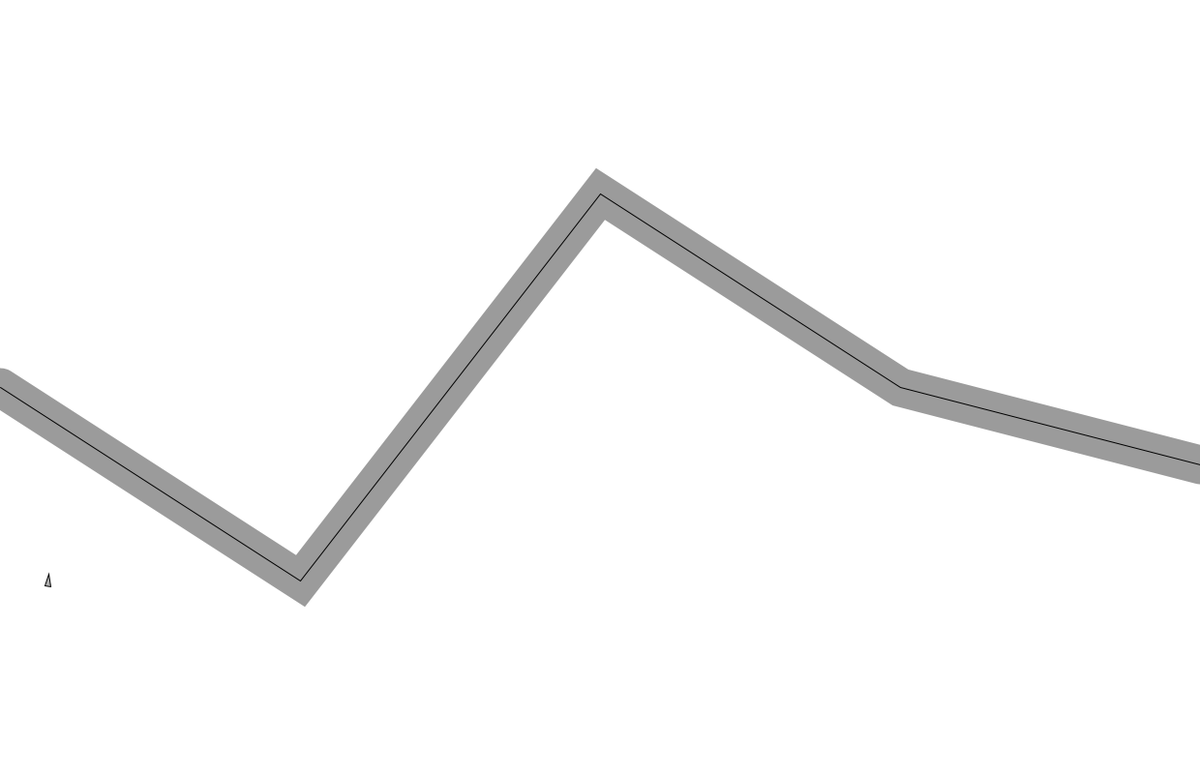
Frame 1 (no input)
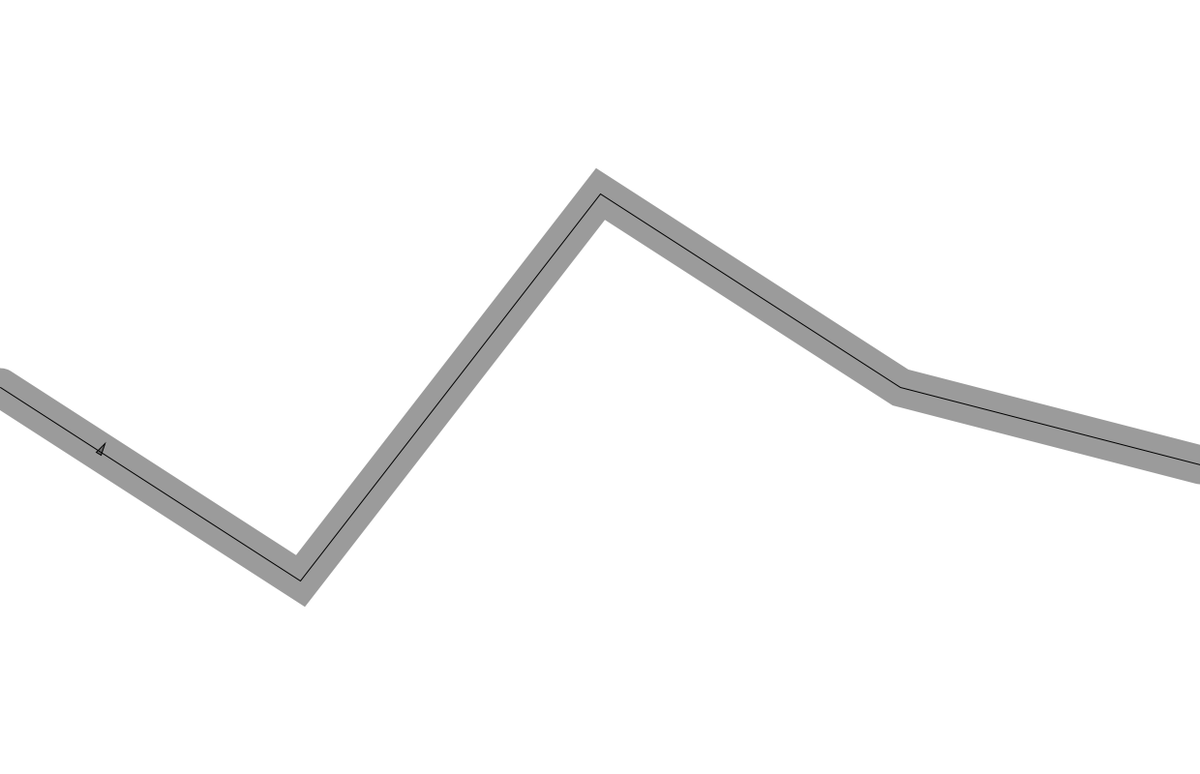
Frame 60 (the mouse pressed at the canvas centre just before this capture)
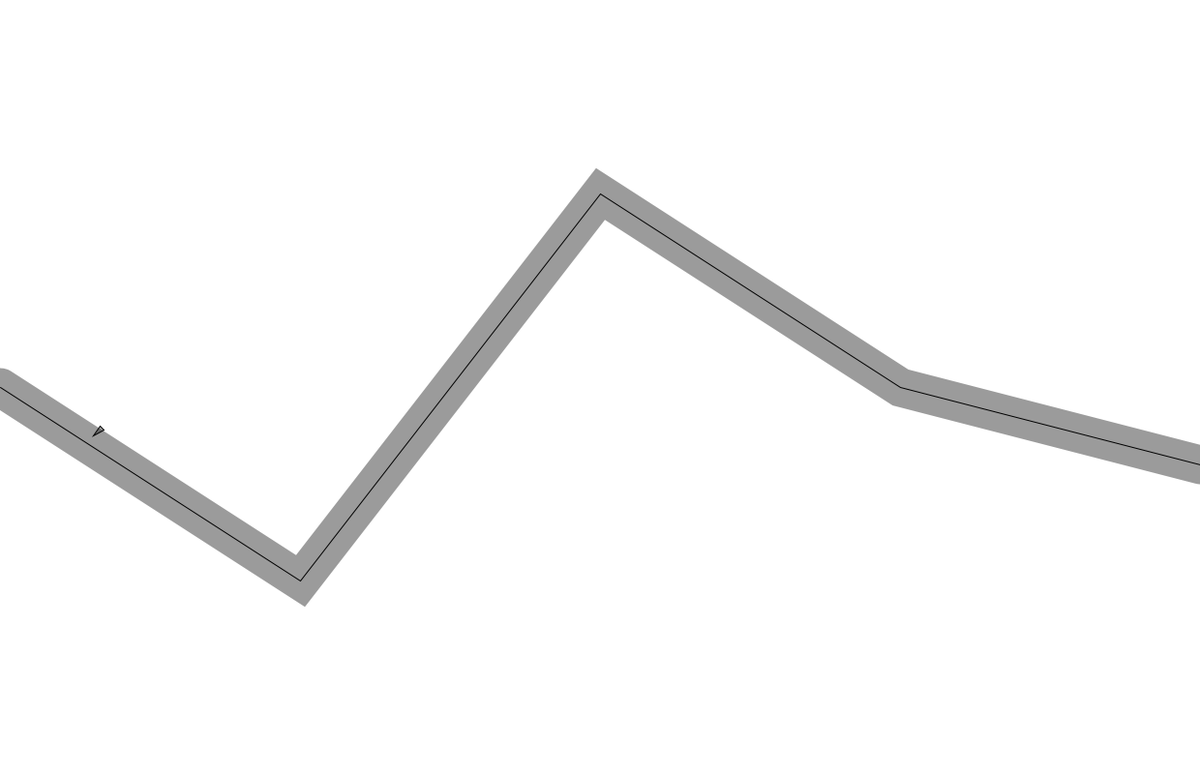
Frame 120 (the mouse held since frame 60 and released just before this capture)

The Processing sketch that drew these frames (run headless with seeded random() and noise(); from frame 60 on, the mouse is pressed at the canvas centre):

// Processing sketch: vehicle_and_path
// ── vehicle_and_path.pde
Vehicle vehicle;
Path path;


void setup() {
  size(1240, 800);
  vehicle = new Vehicle(50, 3*height/4);
  path = new Path();
  path.addPoint(0, height/2);
  path.addPoint(width/4, 3*height/4);
  path.addPoint(width/2, height/4);
  path.addPoint(3*width/4, height/2);
  path.addPoint(width, 3*height/5);
}


void draw() {
   background(255);
   vehicle.follow(path);
   vehicle.update();
   vehicle.display();
   path.display();
}

// ── path.pde
class Path {
  
  ArrayList<PVector> points;
  float radius;
  
  Path() {
    this.points = new ArrayList<PVector>();
    this.radius = 20.0;
  }
  
  void addPoint(float x, float y) {
    PVector point = new PVector(x, y);
    this.points.add(point);
  }
  
  void display() {
    strokeWeight(this.radius * 2);
    stroke(0, 100);
    noFill();
    beginShape();
    for (PVector point: this.points) {
      vertex(point.x, point.y); 
    }
    endShape();
    strokeWeight(1);
    stroke(0);
    beginShape();
    for (PVector point: this.points) {
      vertex(point.x, point.y); 
    }
    endShape();
  }
}

// ── utils.pde
PVector getNormalPoint(PVector target, PVector start, PVector end) {
  PVector target_start = PVector.sub(target, start);
  PVector target_end = PVector.sub(target, end);
  target_end.normalize();
  target_end.mult(target_start.dot(target_end));
  PVector normalPoint = PVector.add(start, target_end);
  return normalPoint;
}

// ── vehicle.pde
class Vehicle {
  
  PVector location;
  PVector velocity;
  PVector acceleration;
  float maxSpeed;
  float maxForce;
  float r;
  
  Vehicle(float x, float y) {
    this.location = new PVector(x, y);
    this.velocity = new PVector(0.0, 0.0);
    this.acceleration = new PVector(0.0, 0.0);
    this.maxSpeed = 4.0;
    this.maxForce = 0.1;
    this.r = 3.0;
  }
  
  void update() {
    this.velocity.add(this.acceleration);
    this.velocity.limit(this.maxSpeed);
    this.location.add(this.velocity);
    this.acceleration.mult(0.0);
  }
  
  void applyForce(PVector force) {
    this.acceleration.add(force); 
  }
  
  void seek(PVector target) {
    PVector desiredVelocityDir;
    if (this.location.x < 50.0) {
      desiredVelocityDir = new PVector(this.maxSpeed, this.velocity.y);
    } else if (this.location.x > width - 50.0) {
      desiredVelocityDir = new PVector(-this.maxSpeed, this.velocity.y); 
    } else if (this.location.y < 50.0) {
      desiredVelocityDir = new PVector(this.velocity.x, this.maxSpeed); 
    } else if (this.location.y > height - 50.0) {
      desiredVelocityDir = new PVector(this.velocity.x, -this.maxSpeed); 
    } else {
      desiredVelocityDir = PVector.sub(target, this.location);
      desiredVelocityDir.mult(0.05);
    }
    desiredVelocityDir.limit(this.maxSpeed);
    PVector steerForce = PVector.sub(desiredVelocityDir, this.velocity);
    steerForce.limit(maxForce);
    this.applyForce(steerForce);
  }
  
  void follow(Path path) {
    PVector currentVelocity = this.velocity.copy();
    currentVelocity.normalize();
    currentVelocity.mult(25.0);
    PVector locationPredicted = PVector.add(this.location, currentVelocity);
    
    float minDistance = 100000000000000.0;
    PVector finalNormalPoint = new PVector();
    int idxInterval = 0;
    for (int i = 0; i < path.points.size() - 1; i++) {
      PVector start = path.points.get(i);
      PVector end = path.points.get(i+1);
      PVector normalPoint = getNormalPoint(locationPredicted, start, end);
      if (normalPoint.x < start.x || normalPoint.x > end.x) {
        normalPoint = end.copy();
      }
      
      float distance = PVector.dist(normalPoint, locationPredicted);
      if (distance < minDistance) {
        minDistance = distance;
        finalNormalPoint = normalPoint.copy();
        idxInterval = i;
      }
    }
    
    PVector pathDirection = PVector.sub(path.points.get(idxInterval+1), path.points.get(idxInterval));
    pathDirection.normalize();
    pathDirection.mult(10.0);
    PVector target = PVector.add(finalNormalPoint, pathDirection);
    
    if (minDistance > path.radius) {
      this.seek(target); 
    }
  }
  
  void display() {
    float angle = this.velocity.heading2D() + PI/2;
    fill(175);
    stroke(0);
    pushMatrix();
    translate(this.location.x, this.location.y);
    rotate(angle);
    beginShape();
    vertex(0.0, -this.r * 2);
    vertex(-this.r, this.r * 2);
    vertex(this.r, this.r * 2);
    endShape(CLOSE);
    popMatrix();
  }
}
